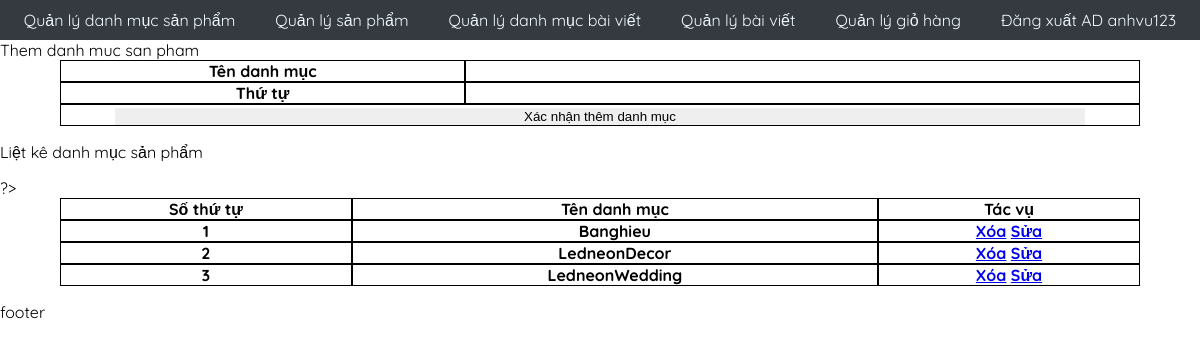
The page /admincp/admincp_index.php?action=quanlydanhmucsanpham&query=them (signed in) on the database its author committed.
### tables this page shows
CREATE TABLE `tbl_danhmuc` (
  `id_danhmuc` int(11) NOT NULL,
  `tendanhmuc` varchar(100) NOT NULL,
  `thutu` int(11) NOT NULL
);

### admincp/modules/quanlydanhmucsp/lietke.php (the view, shortened to what this page needs)
<p>Liệt kê danh mục sản phẩm</p>
<?php
    $sql_lietke_danhmucsp = "SELECT * FROM tbl_danhmuc ORDER BY thutu DESC";
    $query_lietke_danhmucsp = mysqli_query($mysqli, $sql_lietke_danhmucsp);
?>
<table class="data_table">
    <tr>
        <th>Số thứ tự</th>
        <th>Tên danh mục</th>
        <th>Tác vụ</th>
    </tr>
    <?php
        $i = 0;
        while ($row = mysqli_fetch_array($query_lietke_danhmucsp)) {
            $i++;
        ?>
            <tr>
                <td><?php echo $i ?></td>
                <td><?php echo $row['tendanhmuc']?></td>
                <td class="tacvu">
                    <a href="modules/quanlydanhmucsp/xuly.php?iddanhmuc=<?php echo $row['id_danhmuc']?>">Xóa</a>
                    <a href="?action=quanlydanhmucsanpham&query=sua&iddanhmuc=<?php echo $row['id_danhmuc'] ?>">Sửa</a>
                </td>
            </tr>
        <?php
        }
        ?>
</table>

### admincp/assets/css/admincp.css (style rules this page uses)
body { margin: 0; padding: 0; font-family: 'Quicksand', sans-serif !important; }
html { font-family: 'Quicksand', sans-serif !important; scroll-behavior: smooth; }
.data_table { width: 90%; padding: 0; margin-left: 5%; border-spacing: 0; }
.data_table table, th, td { border: 1px solid black; border-collapse: collapse; text-align: center; vertical-align: center; padding: 0; margin: 0; }
td { font-weight: 900; }
td.tacvu { display: table-cell; }

### asset/css/Main_css/Main.css (style rules this page uses)
body { margin: 0; padding: 0; font-family: 'Quicksand', sans-serif !important; }
html { font-family: 'Quicksand', sans-serif !important; scroll-behavior: smooth; }

### rows shown on the page
tbl_danhmuc: tendanhmuc "Banghieu"
tbl_danhmuc: tendanhmuc "LedneonDecor"
tbl_danhmuc: tendanhmuc "LedneonWedding"

### other values the page prints
$_SESSION['dangnhap'] "anhvu123"
